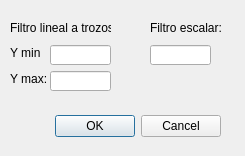
<?xml version="1.0" encoding="UTF-8"?>
<ui version="4.0">
 <class>Dialog</class>
 <widget class="QDialog" name="Dialog">
  <property name="geometry">
   <rect>
    <x>0</x>
    <y>0</y>
    <width>245</width>
    <height>156</height>
   </rect>
  </property>
  <property name="windowTitle">
   <string>Dialog</string>
  </property>
  <widget class="QDialogButtonBox" name="btn_box">
   <property name="geometry">
    <rect>
     <x>50</x>
     <y>110</y>
     <width>171</width>
     <height>32</height>
    </rect>
   </property>
   <property name="orientation">
    <enum>Qt::Horizontal</enum>
   </property>
   <property name="standardButtons">
    <set>QDialogButtonBox::Cancel|QDialogButtonBox::Ok</set>
   </property>
  </widget>
  <widget class="QLabel" name="piecewise_linear_lbl">
   <property name="geometry">
    <rect>
     <x>10</x>
     <y>20</y>
     <width>101</width>
     <height>16</height>
    </rect>
   </property>
   <property name="text">
    <string>Filtro lineal a trozos:</string>
   </property>
  </widget>
  <widget class="QLabel" name="scalar_lbl">
   <property name="geometry">
    <rect>
     <x>150</x>
     <y>20</y>
     <width>101</width>
     <height>16</height>
    </rect>
   </property>
   <property name="text">
    <string>Filtro escalar:</string>
   </property>
  </widget>
  <widget class="QLineEdit" name="scalar_edit">
   <property name="geometry">
    <rect>
     <x>150</x>
     <y>45</y>
     <width>61</width>
     <height>20</height>
    </rect>
   </property>
  </widget>
  <widget class="QLineEdit" name="ymin_edit">
   <property name="geometry">
    <rect>
     <x>50</x>
     <y>45</y>
     <width>61</width>
     <height>20</height>
    </rect>
   </property>
  </widget>
  <widget class="QLineEdit" name="ymax_edit">
   <property name="geometry">
    <rect>
     <x>50</x>
     <y>71</y>
     <width>61</width>
     <height>20</height>
    </rect>
   </property>
  </widget>
  <widget class="QLabel" name="ymin_lbl">
   <property name="geometry">
    <rect>
     <x>10</x>
     <y>45</y>
     <width>31</width>
     <height>16</height>
    </rect>
   </property>
   <property name="text">
    <string>Y min:</string>
   </property>
  </widget>
  <widget class="QLabel" name="ymax_lbl">
   <property name="geometry">
    <rect>
     <x>10</x>
     <y>71</y>
     <width>41</width>
     <height>16</height>
    </rect>
   </property>
   <property name="text">
    <string>Y max:</string>
   </property>
  </widget>
 </widget>
 <resources/>
 <connections>
  <connection>
   <sender>btn_box</sender>
   <signal>accepted()</signal>
   <receiver>Dialog</receiver>
   <slot>accept()</slot>
   <hints>
    <hint type="sourcelabel">
     <x>248</x>
     <y>254</y>
    </hint>
    <hint type="destinationlabel">
     <x>157</x>
     <y>274</y>
    </hint>
   </hints>
  </connection>
  <connection>
   <sender>btn_box</sender>
   <signal>rejected()</signal>
   <receiver>Dialog</receiver>
   <slot>reject()</slot>
   <hints>
    <hint type="sourcelabel">
     <x>316</x>
     <y>260</y>
    </hint>
    <hint type="destinationlabel">
     <x>286</x>
     <y>274</y>
    </hint>
   </hints>
  </connection>
 </connections>
</ui>
